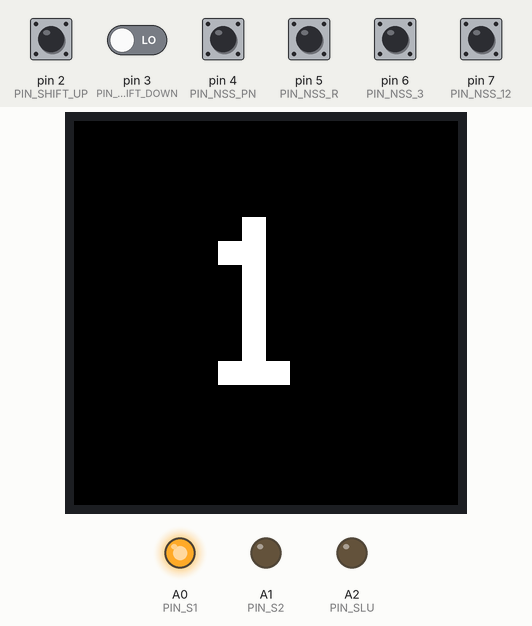
This sketch was run on a simulated Arduino Uno, built with avr-gcc and run on an emulated ATmega328P. Shown: 128×128 colour display, output pins drawn as LEDs (lit = HIGH). Inputs (shaded band) come from the test bench; at power-on: pin 4 (PIN_NSS_PN), pin 5 (PIN_NSS_R), pin 6 (PIN_NSS_3), pin 7 (PIN_NSS_12) HIGH, pin 2 (PIN_SHIFT_UP), pin 3 (PIN_SHIFT_DOWN) LOW. What the sketch prints to the serial monitor is not drawn.

Above: at 1.2 s.
1.3 s: pin 4 (PIN_NSS_PN) pulled LOW for 0.15 s
At 2.2 s:
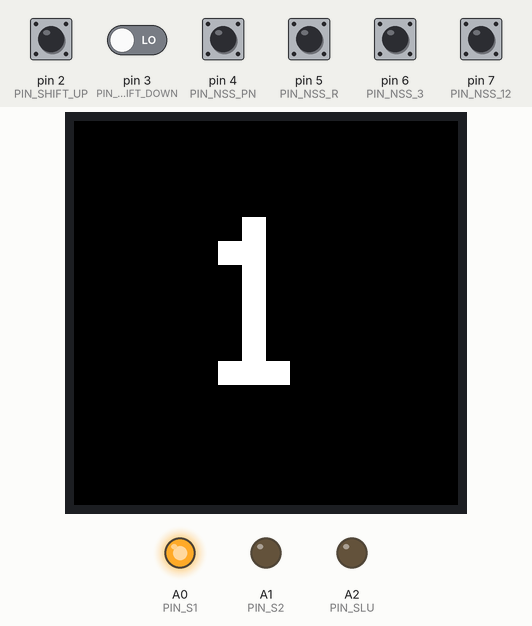
3.0 s: pin 5 (PIN_NSS_R) pulled LOW for 0.15 s
At 3.6 s:
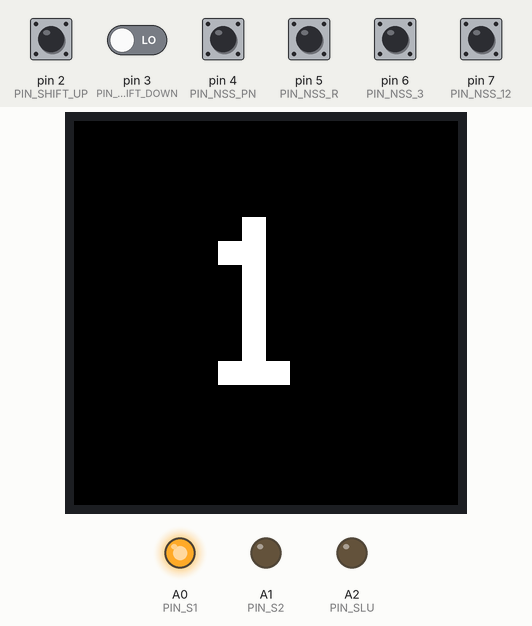
4.7 s: pin 6 (PIN_NSS_3) pulled LOW for 0.15 s
At 4.84 s:
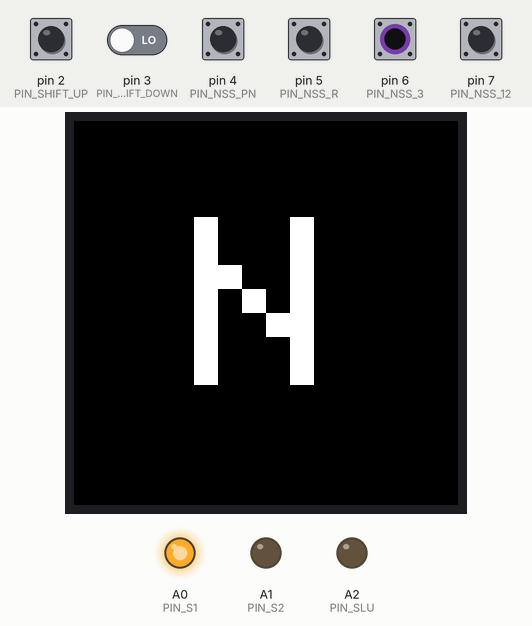
6.4 s: pin 2 (PIN_SHIFT_UP) pulled HIGH for 0.15 s
At 7.6 s:
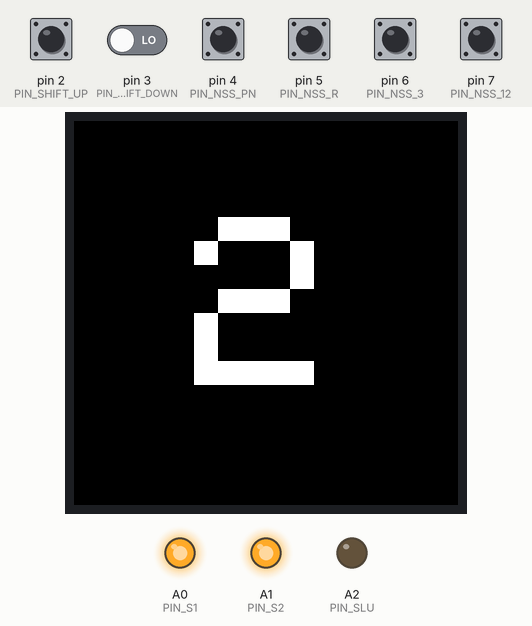
8.0 s: pin 2 (PIN_SHIFT_UP) pulled HIGH for 1 s
At 9.1 s:
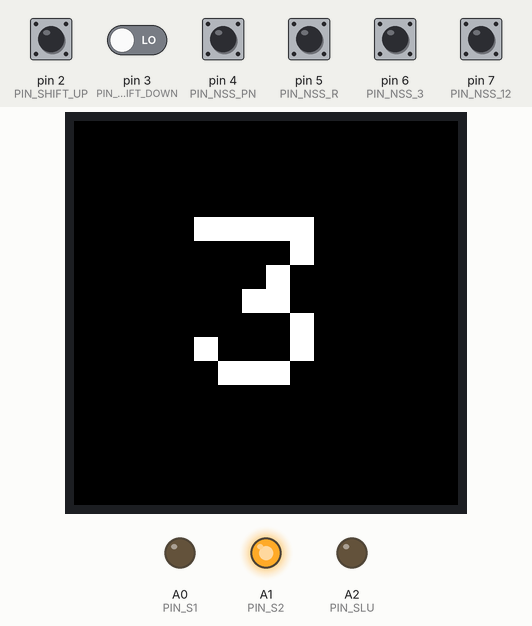
10.5 s: pin 2 (PIN_SHIFT_UP) pulled HIGH for 0.15 s
At 11.0 s:
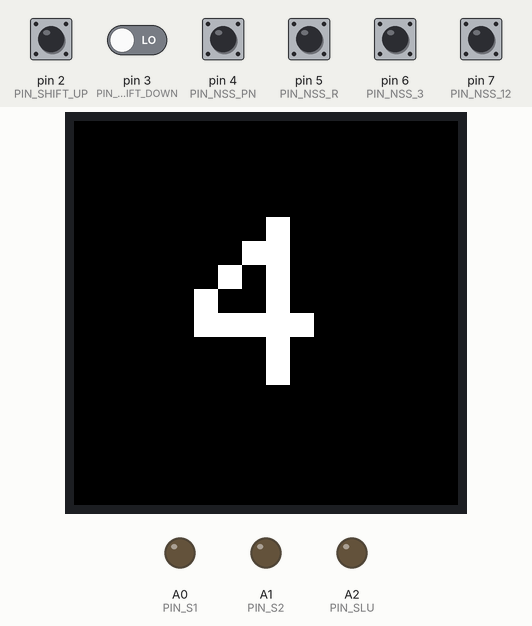
Timing chart, 0 to 13.1 s (numbered marks = the images above; inputs shaded):
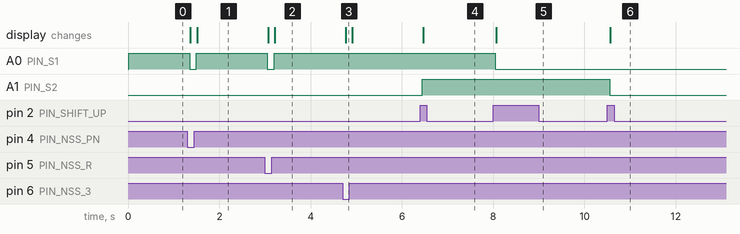

The sketch:

ArduinoCode.ino
```cpp
// =============================================================================
// ArduinoCode.ino
// Jeep XJ AW4 Transmission Controller
//
// Controls the AW4 automatic transmission via paddle shifters.
// Reads selector position from the AW4 neutral safety switch (NSS)
// wired directly to the Arduino — no factory TCU involved.
//
// === SUPPORTED BOARDS: Arduino Uno (default), Mega 2560, or Nano ===
//   Same firmware, same pin numbers, same wiring on all three — no #ifdef needed.
//   Solenoid outputs live on A0-A2 (not 11/12/13) specifically so they don't
//   collide with the Uno/Nano's fixed hardware-SPI pins (MOSI=11, SCK=13). The
//   Mega's hardware SPI (MOSI=51, SCK=52) was never on those pins, so this
//   works unchanged there too. See DECISIONS.md ADR-008/ADR-009.
//
// === AW4 NSS WIRING ('87-'96, 8-pin Deutsch connector, pins A-H) ===
//
// The AW4 NSS is a CONTINUITY switch — it closes pin pairs per position.
// Wire using INPUT_PULLUP. Active LOW (LOW = that position is selected).
// No voltage dividers needed — this is NOT a 12V powered switch.
//
//   Park/Neutral (B<->C): Arduino pin 4 ← NSS pin B,  NSS pin C → GND
//   Reverse      (A<->E): Arduino pin 5 ← NSS pin A,  NSS pin E → GND
//   3rd hold     (A<->G): Arduino pin 6 ← NSS pin A*, NSS pin G → GND
//   1-2 hold     (A<->H): Arduino pin 7 ← NSS pin A*, NSS pin H → GND
//   Drive: no continuity — detected when all NSS pins read HIGH
//
//   * Pin A is shared across Reverse, 3rd, and 1-2. Wire each to its own
//     Arduino pin via the unique side (E, G, H). Pin A connects to GND
//     through whichever pair is closed. Using INPUT_PULLUP handles this.
//
//   Park and Neutral share the same NSS signal (B<->C). They cannot be
//   distinguished by the switch alone. Both are treated as PARK/NEUTRAL.
//
// '97-'01 connector: different physical connector. Verify pinout from
// '97-'01 FSM before wiring. Same INPUT_PULLUP / active LOW logic applies.
//
// === PADDLE SENSORS (IR slot optocoupler, LM393 — NOT mechanical switches) ===
//   Pin 2 → Shift Up   (plain INPUT — sensor output is actively driven, no INPUT_PULLUP)
//   Pin 3 → Shift Down (plain INPUT — sensor output is actively driven, no INPUT_PULLUP)
//   Metal tab sits IN the sensor slot at rest (DO = LOW). Paddle pull clears
//   the tab (DO = HIGH) — LOW->HIGH rising edge triggers the debounce logic.
//   Confirmed by multimeter on bench hardware 2026-08-20 (0V rest / 4.3V pulled).
//   Source: SOURCES.md "Paddle Trigger Sensor — IR Slot-Type Optocoupler (LM393)".
//
// === SOLENOID OUTPUTS (via relay/driver board — NOT direct) ===
//   Pin A0 → S1  |  Pin A1 → S2  |  Pin A2 → SLU
//   A340/AW4 solenoids run 12V, up to 2A each. Use flyback diodes (1N4007).
//   (Moved off 11/12/13 to keep the Uno's hardware SPI pins free — see above.)
//
// === DISPLAY: WaveShare 1.5" RGB OLED (SSD1351, 128x128, 3.3V ONLY) ===
//   DIN  → hardware MOSI (Uno pin 11 / Mega pin 51 — fixed, auto-selected by SPI lib)
//   CLK  → hardware SCK  (Uno pin 13 / Mega pin 52 — fixed, auto-selected by SPI lib)
//   CS   → A5  |  DC → A4  |  RES → A3
//
// === VERIFIED AW4 SOLENOID MAPPING ===
//   1st:        S1=ON  S2=OFF SLU=OFF
//   2nd:        S1=ON  S2=ON  SLU=OFF
//   3rd:        S1=OFF S2=ON  SLU=OFF
//   4th (OD):   S1=OFF S2=OFF SLU=OFF  ← also electrical failsafe
//   4th+Lockup: S1=OFF S2=OFF SLU=ON
//   P/R/N:      S1=OFF S2=OFF SLU=OFF
// =============================================================================

#include "PaddleShiftIndication.h"
#include "GearSelectorSwitch.h"
#include "SolenoidMapper.h"
#include "ScreenIndication.h"

// --- Paddle Pins ---
#define PIN_SHIFT_UP    2
#define PIN_SHIFT_DOWN  3

// --- NSS Pins (INPUT_PULLUP, active LOW) ---
#define PIN_NSS_PN      4   // Park / Neutral (B<->C)
#define PIN_NSS_R       5   // Reverse        (A<->E)
#define PIN_NSS_3       6   // 3rd hold       (A<->G)
#define PIN_NSS_12      7   // 1-2 hold       (A<->H)

// --- Solenoid Output Pins (via relay/driver board) ---
// A0-A2, not 11/12/13 — those are the Uno's fixed hardware-SPI pins (MOSI/SCK).
#define PIN_S1          A0
#define PIN_S2          A1
#define PIN_SLU         A2

// --- Display SPI Pins (DIN/CLK are hardware SPI, fixed per-board, auto-selected) ---
#define PIN_LCD_CS      A5
#define PIN_LCD_DC      A4
#define PIN_LCD_RST     A3

// --- Gear Bounds ---
#define GEAR_MIN  1   // 1st
#define GEAR_MAX  5   // 4th + Lockup

// --- Class Instances ---
PaddleShiftIndication paddle(PIN_SHIFT_UP, PIN_SHIFT_DOWN);

GearSelectorSwitch selector(
    PIN_NSS_PN,
    PIN_NSS_R,
    PIN_NSS_3,
    PIN_NSS_12
);

SolenoidMapper   solenoids(PIN_S1, PIN_S2, PIN_SLU);
ScreenIndication screen(PIN_LCD_CS, PIN_LCD_DC, PIN_LCD_RST);

// --- Global State ---
int currentGear = 1;

// =============================================================================
void setup() {
    Serial.begin(9600);
    Serial.println("AW4 Controller — Starting up");

    paddle.begin();
    selector.begin();
    solenoids.begin();  // Calls allOff() — safe startup default
    screen.begin();

    applyState(selector.getState());
}

// =============================================================================
void loop() {
    paddle.update();
    selector.update();

    GearSelectorState state = selector.getState();

    // -------------------------------------------------------------------------
    // One-shot state entry handlers
    // -------------------------------------------------------------------------

    if (selector.justEnteredParkNeutral()) {
        // Do NOT reset currentGear — gear is preserved through Neutral so that
        // Drive re-entry resumes at the same gear. This supports transfer case
        // operations (D → N → work lever → D) without losing your place.
        // Park and Neutral share the same NSS signal (B↔C) and cannot be
        // distinguished — both positions behave identically here.
        // NOTE: applyState() at power-on still initialises currentGear = 1
        // (no previous gear exists at startup).
        solenoids.allOff();
        screen.showPark();  // P covers both Park and Neutral
        Serial.print("-> PARK/NEUTRAL | solenoids off | gear preserved at ");
        Serial.println(currentGear);
        return;
    }

    if (selector.justEnteredReverse()) {
        currentGear = 1;    // Reset so returning to Drive always starts in 1st
        solenoids.allOff(); // Reverse is purely hydraulic
        screen.showReverse();
        Serial.println("-> REVERSE | gear reset to 1 | solenoids off");
        return;
    }

    if (selector.justEnteredDrive()) {
        solenoids.applyGear(currentGear);
        screen.showGear(currentGear);
        Serial.print("-> DRIVE | gear ");
        Serial.println(currentGear);
        return;
    }

    if (selector.justEnteredThird()) {
        // 3rd position: allows 1st–3rd only, clamp if currently in 4th or 4L
        if (currentGear > 3) currentGear = 3;
        solenoids.applyGear(currentGear);
        screen.showNeutral(); // TODO: currently shows "N" — add showThird() to ScreenIndication if "3" is preferred (see SKILL_ScreenIndication.md)
        Serial.println("-> 3RD HOLD | clamped to max 3rd");
        return;
    }

    if (selector.justEnteredOneTwo()) {
        // 1-2 position: allows 1st–2nd only, clamp if currently above 2nd
        if (currentGear > 2) currentGear = 2;
        solenoids.applyGear(currentGear);
        screen.showGear(2);
        Serial.println("-> 1-2 HOLD | clamped to max 2nd");
        return;
    }

    // -------------------------------------------------------------------------
    // Ongoing state handling
    // -------------------------------------------------------------------------
    switch (state) {

        case GEAR_SEL_PARK_NEUTRAL:
        case GEAR_SEL_REVERSE:
            // Fully handled by justEntered — nothing ongoing needed
            break;

        case GEAR_SEL_DRIVE: {
            bool wantUp   = paddle.shiftUpRequested();
            bool wantDown = paddle.shiftDownRequested();

            if (wantUp && currentGear < GEAR_MAX) {
                currentGear++;
                solenoids.applyGear(currentGear);
                screen.showGear(currentGear);
                Serial.print("SHIFT UP -> gear ");
                Serial.println(currentGear);

            } else if (wantDown && currentGear > GEAR_MIN) {
                currentGear--;
                solenoids.applyGear(currentGear);
                screen.showGear(currentGear);
                Serial.print("SHIFT DOWN -> gear ");
                Serial.println(currentGear);
            }
            break;
        }

        case GEAR_SEL_THIRD:
            // Manual 3rd hold — paddle shifting disabled in this range
            break;

        case GEAR_SEL_ONE_TWO:
            // Manual 1-2 hold — paddle shifting disabled in this range
            break;

        case GEAR_SEL_UNKNOWN:
            screen.showBlank();
            break;
    }
}

// =============================================================================
// applyState() — sets initial display and solenoid state at startup.
// =============================================================================
void applyState(GearSelectorState state) {
    switch (state) {
        case GEAR_SEL_PARK_NEUTRAL:
            currentGear = 1;
            solenoids.allOff();
            screen.showPark();
            Serial.println("INIT: PARK/NEUTRAL");
            break;

        case GEAR_SEL_REVERSE:
            currentGear = 1;
            solenoids.allOff();
            screen.showReverse();
            Serial.println("INIT: REVERSE");
            break;

        case GEAR_SEL_DRIVE:
            solenoids.applyGear(currentGear);
            screen.showGear(currentGear);
            Serial.print("INIT: DRIVE gear ");
            Serial.println(currentGear);
            break;

        case GEAR_SEL_THIRD:
            if (currentGear > 3) currentGear = 3;
            solenoids.applyGear(currentGear);
            screen.showNeutral(); // TODO: currently shows "N" — add showThird() if "3" is preferred (see SKILL_ScreenIndication.md)
            Serial.println("INIT: 3RD HOLD");
            break;

        case GEAR_SEL_ONE_TWO:
            if (currentGear > 2) currentGear = 2;
            solenoids.applyGear(currentGear);
            screen.showGear(2);
            Serial.println("INIT: 1-2 HOLD");
            break;

        case GEAR_SEL_UNKNOWN:
        default:
            solenoids.applyGear(currentGear);
            screen.showBlank();
            Serial.println("INIT: UNKNOWN");
            break;
    }
}
```

GearSelectorSwitch.cpp
```cpp
#include "GearSelectorSwitch.h"

// =============================================================================
// GearSelectorSwitch.cpp
//
// Reads the AW4 neutral safety switch (NSS) and resolves the current
// selector position into a GearSelectorState enum value.
//
// The AW4 NSS is a continuity switch — each selector position closes a
// specific pair of internal pins. No voltage dividers or 12V power needed.
// Arduino INPUT_PULLUP pins read LOW when the corresponding pair is closed.
//
// Drive is the absence of any signal: all four monitored pins read HIGH.
// UNKNOWN is the presence of more than one signal simultaneously: this is
// a transient state that occurs while the selector is physically moving.
//
// One-shot justEntered<X>() flags are set for exactly one loop() cycle
// on each state transition, then cleared on the next update() call.
// =============================================================================

GearSelectorSwitch::GearSelectorSwitch(int pinPN, int pinR, int pin3, int pin12)
    : _state(GEAR_SEL_UNKNOWN),
      _lastState(GEAR_SEL_UNKNOWN),
      _justEnteredParkNeutral(false),
      _justEnteredReverse(false),
      _justEnteredDrive(false),
      _justEnteredThird(false),
      _justEnteredOneTwo(false)
{
    // Store pins in index order matching the IDX_* constants
    _pins[IDX_PN] = pinPN;
    _pins[IDX_R]  = pinR;
    _pins[IDX_3]  = pin3;
    _pins[IDX_12] = pin12;

    // Default debounce state: treat all pins as HIGH (no continuity / stable)
    for (int i = 0; i < NUM_PINS; i++) {
        _lastReading[i]    = HIGH;
        _lastChangeTime[i] = 0;
        _stableLow[i]      = false;
    }
}

// -----------------------------------------------------------------------------
// begin() — configure pins and snapshot initial state.
// Must be called once in setup() before any update() calls.
// -----------------------------------------------------------------------------
void GearSelectorSwitch::begin() {
    for (int i = 0; i < NUM_PINS; i++) {
        // INPUT_PULLUP: HIGH = open / no continuity, LOW = NSS pair closed
        pinMode(_pins[i], INPUT_PULLUP);

        // Snapshot the current reading so debounce tracking starts from reality
        _lastReading[i] = digitalRead(_pins[i]);

        // If a pin is already LOW at startup, treat it as immediately stable
        // (no need to wait DEBOUNCE_MS on power-on — the switch has been settled)
        _stableLow[i] = (_lastReading[i] == LOW);
    }

    // Resolve and latch initial state so justEntered flags don't fire spuriously
    _state     = resolveState();
    _lastState = _state;
}

// -----------------------------------------------------------------------------
// update() — must be called every loop() iteration.
//
// Steps:
//   1. Debounce each pin independently (50ms timestamp method).
//   2. Resolve the new state from stable pin readings.
//   3. Compute one-shot justEntered<X>() flags for this cycle.
// -----------------------------------------------------------------------------
void GearSelectorSwitch::update() {
    unsigned long now = millis();

    // --- Step 1: Per-pin debounce ---
    for (int i = 0; i < NUM_PINS; i++) {
        int reading = digitalRead(_pins[i]);

        // If the reading changed from last cycle, reset the timer
        if (reading != _lastReading[i]) {
            _lastChangeTime[i] = now;
            _lastReading[i]    = reading;
        }

        // Only promote to stable once the reading has held for DEBOUNCE_MS
        if ((now - _lastChangeTime[i]) >= DEBOUNCE_MS) {
            _stableLow[i] = (reading == LOW);
        }
        // If still within the debounce window, _stableLow[i] retains its last
        // promoted value — the pin is considered to be in its previous stable state
        // until the new reading settles.
    }

    // --- Step 2: Resolve new state ---
    _lastState = _state;
    _state     = resolveState();

    // --- Step 3: One-shot entry flags ---
    // Each flag is true for exactly one loop() cycle after the state changes.
    // ArduinoCode.ino consumes them and does NOT need to clear them — they are
    // automatically reset on the next update() call because _lastState updates.
    _justEnteredParkNeutral = (_state == GEAR_SEL_PARK_NEUTRAL && _lastState != GEAR_SEL_PARK_NEUTRAL);
    _justEnteredReverse     = (_state == GEAR_SEL_REVERSE      && _lastState != GEAR_SEL_REVERSE);
    _justEnteredDrive       = (_state == GEAR_SEL_DRIVE        && _lastState != GEAR_SEL_DRIVE);
    _justEnteredThird       = (_state == GEAR_SEL_THIRD        && _lastState != GEAR_SEL_THIRD);
    _justEnteredOneTwo      = (_state == GEAR_SEL_ONE_TWO      && _lastState != GEAR_SEL_ONE_TWO);
}

// -----------------------------------------------------------------------------
// resolveState() — maps stable pin readings to a GearSelectorState.
//
// Rules:
//   - More than one pin stably LOW → UNKNOWN (physical transition in progress)
//   - Exactly one pin LOW          → the matching named position
//   - No pins LOW                  → DRIVE (detected by absence of signal)
// -----------------------------------------------------------------------------
GearSelectorState GearSelectorSwitch::resolveState() {
    // Count how many pins are currently reading as stably LOW
    int activePins = 0;
    for (int i = 0; i < NUM_PINS; i++) {
        if (_stableLow[i]) activePins++;
    }

    // More than one active simultaneously means the selector is mid-travel
    if (activePins > 1) return GEAR_SEL_UNKNOWN;

    // Exactly one active — identify which position it corresponds to
    if (_stableLow[IDX_PN]) return GEAR_SEL_PARK_NEUTRAL;
    if (_stableLow[IDX_R])  return GEAR_SEL_REVERSE;
    if (_stableLow[IDX_3])  return GEAR_SEL_THIRD;
    if (_stableLow[IDX_12]) return GEAR_SEL_ONE_TWO;

    // No pins active — Drive is indicated by the absence of any continuity
    return GEAR_SEL_DRIVE;
}

// -----------------------------------------------------------------------------
// Public accessors — all trivial, documented in header
// -----------------------------------------------------------------------------
GearSelectorState GearSelectorSwitch::getState()           { return _state; }
bool GearSelectorSwitch::justEnteredParkNeutral()          { return _justEnteredParkNeutral; }
bool GearSelectorSwitch::justEnteredReverse()              { return _justEnteredReverse; }
bool GearSelectorSwitch::justEnteredDrive()                { return _justEnteredDrive; }
bool GearSelectorSwitch::justEnteredThird()                { return _justEnteredThird; }
bool GearSelectorSwitch::justEnteredOneTwo()               { return _justEnteredOneTwo; }
```

Source omitted: GearSelectorSwitch.h (2732 bytes), PaddleShiftIndication.cpp (5445 bytes), PaddleShiftIndication.h (1563 bytes), ScreenIndication.cpp (5663 bytes), ScreenIndication.h (2554 bytes), SolenoidMapper.cpp (3936 bytes), SolenoidMapper.h (1077 bytes)

Measured:
- after the input at 1.3 s, A0 (PIN_S1): HIGH → LOW after 0.05 s, → HIGH 0.15 s later; the display: first changes after 0.07 s (image 1 shows a later state)
- after the input at 3.0 s, A0 (PIN_S1): HIGH → LOW after 0.05 s, → HIGH 0.15 s later; the display: first changes after 0.07 s (image 2 shows a later state)
- after the input at 4.7 s, the display: changes after 0.07 s (image 3)
- after the input at 6.4 s, A1 (PIN_S2): LOW → HIGH after 0.05 s; the display: changes after 0.07 s (image 4)
- after the input at 8.0 s, A0 (PIN_S1): HIGH → LOW after 0.05 s; the display: changes after 0.07 s (image 5)
- after the input at 10.5 s, A1 (PIN_S2): HIGH → LOW after 0.05 s; the display: changes after 0.07 s (image 6)
